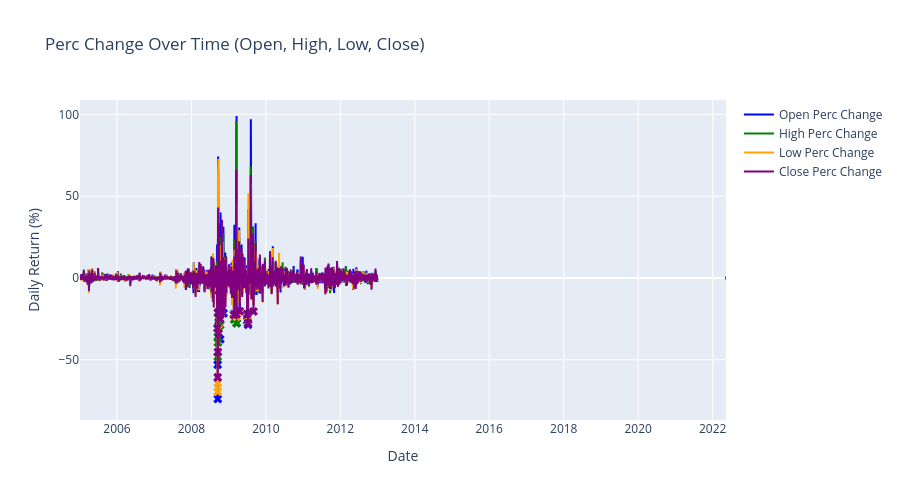
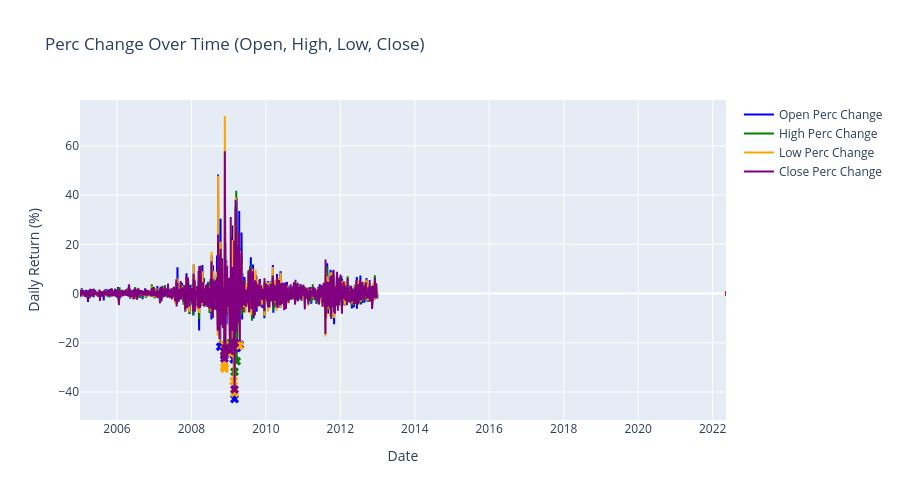
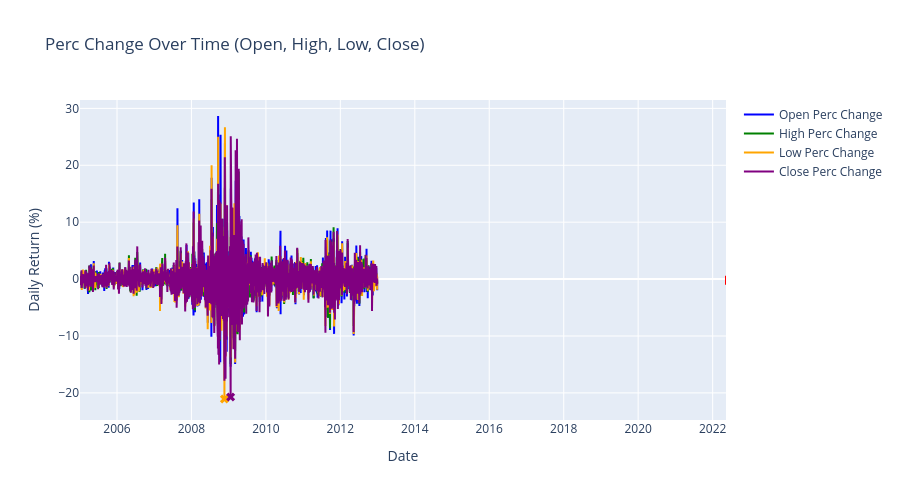
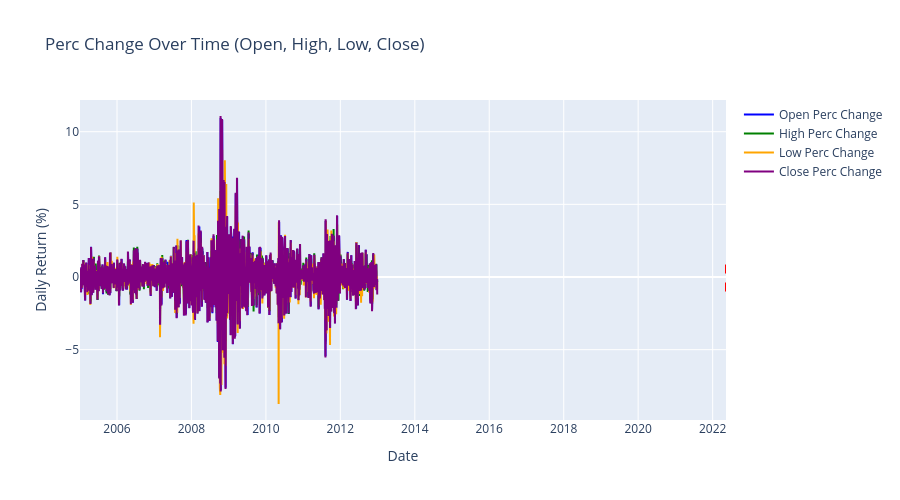

The notebook cell saved with these charts, in order:
### Code cell
gfc_data = None
for name, df in gfc_dfs.items():
    print(f"\n{'='*50}")
    print(f"Processing: {name}")
    print('='*50)

    # Make a copy to avoid modifying original data
    df = df.copy()

    # Clean up unnamed columns first
    if "Unnamed: 0" in df.columns.tolist():
        df.drop("Unnamed: 0", axis=1, inplace=True)

    # Rename columns to standard OHLC format
    df = df.rename(columns={'open': 'Open', 'low': 'Low', 'close': 'Close', 'high': 'High'})

    # Calculate percentage changes and visualize (only call once)
    print(df.head(5))
    if all(col in df.columns for col in ["Open", "High", "Low", "Close"]):
        df = calc_perc_changes(df, ["Open", "High", "Low", "Close"], "date_standardized", False)
    else:
        print(f"Warning: {name} missing required price columns")
        print(f"Available columns: {df.columns.tolist()}")

    # Merge into combined dataframe
    if (gfc_data is None):
        gfc_data = df
    else:
        gfc_data = pd.concat([gfc_data, df], ignore_index=True)

    print(f"\n{'='*50}")
    print(f"Completed processing all price data")
    print(f"Total rows in combined dataset: {len(price_data) if price_data is not None else 0}")
    print('='*50)

### Figure 1 — Plotly figure (JSON) as saved in the notebook; plotly's stock layout.template omitted (floating-point values rounded to 4 significant figures; data arrays with more than 128 entries replaced by an {"elided": "..."} marker saying what was removed)
{"data": [{"line": {"color": "blue", "width": 2}, "mode": "lines", "name": "Open Perc Change", "type": "scatter", "x": {"elided": "2012 str values"}, "y": {"elided": "2012 float values"}}, {"marker": {"color": "blue", "size": 8, "symbol": "x"}, "mode": "markers", "name": "Open Stress", "showlegend": false, "type": "scatter", "x": ["2008-09-15T00:00:00.000000", "2008-09-16T00:00:00.000000", "2008-09-25T00:00:00.000000", "2008-09-26T00:00:00.000000", "2008-10-06T00:00:00.000000", "2008-10-10T00:00:00.000000", "2008-10-24T00:00:00.000000", "2008-11-11T00:00:00.000000", "2009-02-20T00:00:00.000000", "2009-02-24T00:00:00.000000", "2009-03-20T00:00:00.000000", "2009-07-01T00:00:00.000000", "2009-07-10T00:00:00.000000"], "y": [-53.0, -74.02, -26.97, -28.97, -25.76, -37.5, -20.72, -21.66, -22.22, -22.03, -27.64, -26.13, -28.66]}, {"line": {"color": "green", "width": 2}, "mode": "lines", "name": "High Perc Change", "type": "scatter", "x": {"elided": "2012 str values"}, "y": {"elided": "2012 float values"}}, {"marker": {"color": "green", "size": 8, "symbol": "x"}, "mode": "markers", "name": "High Stress", "showlegend": false, "type": "scatter", "x": ["2008-09-15T00:00:00.000000", "2008-09-16T00:00:00.000000", "2008-09-17T00:00:00.000000", "2008-09-26T00:00:00.000000", "2008-10-10T00:00:00.000000", "2009-02-24T00:00:00.000000", "2009-03-20T00:00:00.000000"], "y": [-48.12, -35.92, -39.45, -24.77, -28.78, -25.4, -27.5]}, {"line": {"color": "orange", "width": 2}, "mode": "lines", "name": "Low Perc Change", "type": "scatter", "x": {"elided": "2012 str values"}, "y": {"elided": "2012 float values"}}, {"marker": {"color": "orange", "size": 8, "symbol": "x"}, "mode": "markers", "name": "Low Stress", "showlegend": false, "type": "scatter", "x": ["2008-09-15T00:00:00.000000", "2008-09-16T00:00:00.000000", "2008-09-24T00:00:00.000000", "2008-10-09T00:00:00.000000", "2008-10-10T00:00:00.000000", "2008-10-27T00:00:00.000000", "2009-02-19T00:00:00.000000", "2009-03-20T00:00:00.000000", "2009-07-09T00:00:00.000000"], "y": [-69.54, -64.29, -31.04, -25.08, -20.5, -20.59, -22.54, -23.74, -26.78]}, {"line": {"color": "purple", "width": 2}, "mode": "lines", "name": "Close Perc Change", "type": "scatter", "x": {"elided": "2012 str values"}, "y": {"elided": "2012 float values"}}, {"marker": {"color": "purple", "size": 8, "symbol": "x"}, "mode": "markers", "name": "Close Stress", "showlegend": false, "type": "scatter", "x": ["2008-09-12T00:00:00.000000", "2008-09-15T00:00:00.000000", "2008-09-16T00:00:00.000000", "2008-09-17T00:00:00.000000", "2008-09-24T00:00:00.000000", "2008-09-29T00:00:00.000000", "2008-10-09T00:00:00.000000", "2008-10-27T00:00:00.000000", "2009-02-24T00:00:00.000000", "2009-03-20T00:00:00.000000", "2009-04-20T00:00:00.000000", "2009-07-01T00:00:00.000000", "2009-07-09T00:00:00.000000", "2009-09-01T00:00:00.000000"], "y": [-30.83, -60.79, -21.22, -45.33, -33.8, -20.63, -25.08, -20.59, -22.64, -22.22, -20.37, -22.07, -27.63, -20.58]}], "layout": {"height": 500, "hovermode": "x unified", "shapes": [{"line": {"color": "red", "dash": "dash", "width": 1}, "type": "line", "x0": "2022-05-07T00:00:00", "x1": "2022-05-07T00:00:00", "y0": -1, "y1": 1}], "showlegend": true, "title": {"text": "Perc Change Over Time (Open, High, Low, Close)"}, "xaxis": {"title": {"text": "Date"}}, "yaxis": {"title": {"text": "Daily Return (%)"}}}}

### Figure 2 — Plotly figure (JSON) as saved in the notebook; plotly's stock layout.template omitted (floating-point values rounded to 4 significant figures; data arrays with more than 128 entries replaced by an {"elided": "..."} marker saying what was removed)
{"data": [{"line": {"color": "blue", "width": 2}, "mode": "lines", "name": "Open Perc Change", "type": "scatter", "x": {"elided": "2012 str values"}, "y": {"elided": "2012 float values"}}, {"marker": {"color": "blue", "size": 8, "symbol": "x"}, "mode": "markers", "name": "Open Stress", "showlegend": false, "type": "scatter", "x": ["2008-10-10T00:00:00.000000", "2008-11-20T00:00:00.000000", "2009-01-13T00:00:00.000000", "2009-02-20T00:00:00.000000", "2009-02-27T00:00:00.000000", "2009-03-20T00:00:00.000000", "2009-04-21T00:00:00.000000"], "y": [-21.67, -25.15, -20.8, -26.67, -42.86, -22.16, -20.82]}, {"line": {"color": "green", "width": 2}, "mode": "lines", "name": "High Perc Change", "type": "scatter", "x": {"elided": "2012 str values"}, "y": {"elided": "2012 float values"}}, {"marker": {"color": "green", "size": 8, "symbol": "x"}, "mode": "markers", "name": "High Stress", "showlegend": false, "type": "scatter", "x": ["2008-11-20T00:00:00.000000", "2009-01-20T00:00:00.000000", "2009-02-20T00:00:00.000000", "2009-02-27T00:00:00.000000", "2009-03-20T00:00:00.000000"], "y": [-23.77, -20.09, -22.59, -31.8, -27.51]}, {"line": {"color": "orange", "width": 2}, "mode": "lines", "name": "Low Perc Change", "type": "scatter", "x": {"elided": "2012 str values"}, "y": {"elided": "2012 float values"}}, {"marker": {"color": "orange", "size": 8, "symbol": "x"}, "mode": "markers", "name": "Low Stress", "showlegend": false, "type": "scatter", "x": ["2008-11-19T00:00:00.000000", "2008-11-20T00:00:00.000000", "2008-11-21T00:00:00.000000", "2009-01-15T00:00:00.000000", "2009-02-20T00:00:00.000000", "2009-02-27T00:00:00.000000", "2009-04-20T00:00:00.000000"], "y": [-20.79, -29.76, -30.52, -24.32, -35.6, -40.43, -21.13]}, {"line": {"color": "purple", "width": 2}, "mode": "lines", "name": "Close Perc Change", "type": "scatter", "x": {"elided": "2012 str values"}, "y": {"elided": "2012 float values"}}, {"marker": {"color": "purple", "size": 8, "symbol": "x"}, "mode": "markers", "name": "Close Stress", "showlegend": false, "type": "scatter", "x": ["2008-11-19T00:00:00.000000", "2008-11-20T00:00:00.000000", "2008-12-01T00:00:00.000000", "2009-01-14T00:00:00.000000", "2009-02-20T00:00:00.000000", "2009-02-27T00:00:00.000000", "2009-03-02T00:00:00.000000"], "y": [-23.44, -26.41, -22.2, -23.22, -22.31, -39.02, -20.0]}], "layout": {"height": 500, "hovermode": "x unified", "shapes": [{"line": {"color": "red", "dash": "dash", "width": 1}, "type": "line", "x0": "2022-05-07T00:00:00", "x1": "2022-05-07T00:00:00", "y0": -1, "y1": 1}], "showlegend": true, "title": {"text": "Perc Change Over Time (Open, High, Low, Close)"}, "xaxis": {"title": {"text": "Date"}}, "yaxis": {"title": {"text": "Daily Return (%)"}}}}

### Figure 3 — Plotly figure (JSON) as saved in the notebook; plotly's stock layout.template omitted (floating-point values rounded to 4 significant figures; data arrays with more than 128 entries replaced by an {"elided": "..."} marker saying what was removed)
{"data": [{"line": {"color": "blue", "width": 2}, "mode": "lines", "name": "Open Perc Change", "type": "scatter", "x": {"elided": "2012 str values"}, "y": {"elided": "2012 float values"}}, {"line": {"color": "green", "width": 2}, "mode": "lines", "name": "High Perc Change", "type": "scatter", "x": {"elided": "2012 str values"}, "y": {"elided": "2012 float values"}}, {"line": {"color": "orange", "width": 2}, "mode": "lines", "name": "Low Perc Change", "type": "scatter", "x": {"elided": "2012 str values"}, "y": {"elided": "2012 float values"}}, {"marker": {"color": "orange", "size": 8, "symbol": "x"}, "mode": "markers", "name": "Low Stress", "showlegend": false, "type": "scatter", "x": ["2008-11-20T00:00:00.000000"], "y": [-21.07]}, {"line": {"color": "purple", "width": 2}, "mode": "lines", "name": "Close Perc Change", "type": "scatter", "x": {"elided": "2012 str values"}, "y": {"elided": "2012 float values"}}, {"marker": {"color": "purple", "size": 8, "symbol": "x"}, "mode": "markers", "name": "Close Stress", "showlegend": false, "type": "scatter", "x": ["2009-01-20T00:00:00.000000"], "y": [-20.73]}], "layout": {"height": 500, "hovermode": "x unified", "shapes": [{"line": {"color": "red", "dash": "dash", "width": 1}, "type": "line", "x0": "2022-05-07T00:00:00", "x1": "2022-05-07T00:00:00", "y0": -1, "y1": 1}], "showlegend": true, "title": {"text": "Perc Change Over Time (Open, High, Low, Close)"}, "xaxis": {"title": {"text": "Date"}}, "yaxis": {"title": {"text": "Daily Return (%)"}}}}

### Figure 4 — Plotly figure (JSON) as saved in the notebook; plotly's stock layout.template omitted (floating-point values rounded to 4 significant figures; data arrays with more than 128 entries replaced by an {"elided": "..."} marker saying what was removed)
{"data": [{"line": {"color": "blue", "width": 2}, "mode": "lines", "name": "Open Perc Change", "type": "scatter", "x": {"elided": "2012 str values"}, "y": {"elided": "2012 float values"}}, {"line": {"color": "green", "width": 2}, "mode": "lines", "name": "High Perc Change", "type": "scatter", "x": {"elided": "2012 str values"}, "y": {"elided": "2012 float values"}}, {"line": {"color": "orange", "width": 2}, "mode": "lines", "name": "Low Perc Change", "type": "scatter", "x": {"elided": "2012 str values"}, "y": {"elided": "2012 float values"}}, {"line": {"color": "purple", "width": 2}, "mode": "lines", "name": "Close Perc Change", "type": "scatter", "x": {"elided": "2012 str values"}, "y": {"elided": "2012 float values"}}], "layout": {"height": 500, "hovermode": "x unified", "shapes": [{"line": {"color": "red", "dash": "dash", "width": 1}, "type": "line", "x0": "2022-05-07T00:00:00", "x1": "2022-05-07T00:00:00", "y0": -1, "y1": 1}], "showlegend": true, "title": {"text": "Perc Change Over Time (Open, High, Low, Close)"}, "xaxis": {"title": {"text": "Date"}}, "yaxis": {"title": {"text": "Daily Return (%)"}}}}
